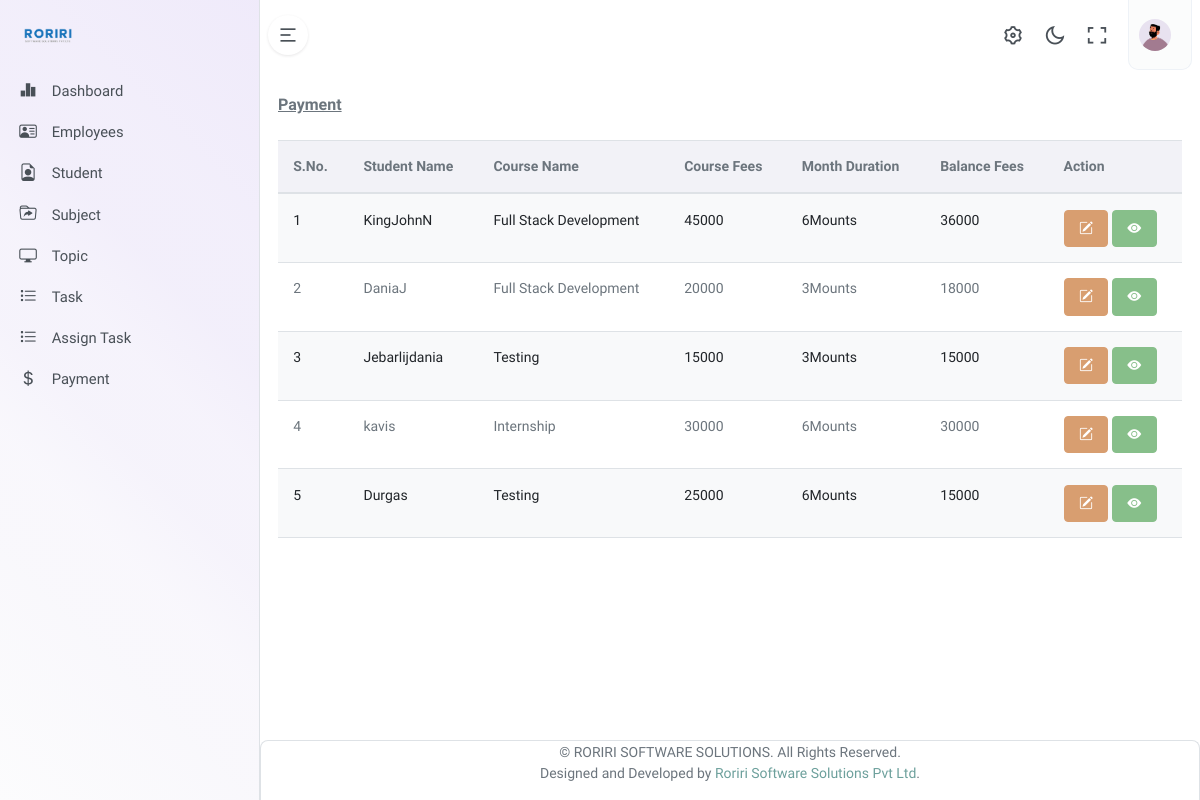
The app's page /payment.php with its own data.
### tables this page shows
CREATE TABLE `payment_tbl` (
  `pay_id` int(11) NOT NULL,
  `stu_id` int(11) NOT NULL,
  `charge` int(11) NOT NULL,
  `amount_received` int(11) NOT NULL,
  `payment_date` date NOT NULL,
  `pay_status` enum('Paid','Unpaid','Partially Paid') NOT NULL DEFAULT 'Unpaid',
  `payment_created_date` datetime NOT NULL DEFAULT current_timestamp(),
  `payment_updated_date` timestamp NOT NULL DEFAULT current_timestamp() ON UPDATE current_timestamp(),
  `payment_status` enum('Active','Inactive') NOT NULL DEFAULT 'Active'
);

CREATE TABLE `student_tbl` (
  `stu_id` int(11) NOT NULL,
  `user_id` int(11) DEFAULT NULL,
  `entity_id` int(11) NOT NULL,
  `course_id` int(11) NOT NULL,
  `course_month` int(11) NOT NULL,
  `first_name` varchar(50) NOT NULL,
  `last_name` varchar(50) NOT NULL,
  `stu_gender` enum('Male','Female','Other') NOT NULL,
  `stu_aadhar` varchar(50) NOT NULL,
  `stu_marksheet` varchar(50) NOT NULL,
  `stu_qrcode` varchar(50) NOT NULL,
  `stu_blood_group` varchar(10) NOT NULL,
  `stu_cast` varchar(20) NOT NULL,
  `stu_religion` varchar(20) NOT NULL,
  `stu_mother_tongue` varchar(50) NOT NULL,
  `stu_native` varchar(50) NOT NULL,
  `stu_image` varchar(50) NOT NULL,
  `registration_date` date NOT NULL,
  `stu_status` enum('Active','Inactive') NOT NULL DEFAULT 'Active',
  `stu_created_date` datetime NOT NULL DEFAULT current_timestamp(),
  `stu_updated_date` timestamp NOT NULL DEFAULT current_timestamp() ON UPDATE current_timestamp(),
  `client_id` int(11) NOT NULL
);

CREATE TABLE `course_tbl` (
  `course_id` int(11) NOT NULL,
  `entity_id` int(11) NOT NULL,
  `course_name` varchar(50) NOT NULL,
  `course_fees_3` int(11) NOT NULL,
  `course_fees_6` int(11) NOT NULL,
  `course_fees_12` int(11) NOT NULL,
  `course_status` enum('Active','Inactive') NOT NULL DEFAULT 'Active',
  `course_created_date` datetime NOT NULL
);

### payment.php (the view, shortened to what this page needs)
<?php
    include("db/dbConnection.php");
    $selQuery = "SELECT a.*,b.*,c.* FROM payment_tbl as a
    LEFT JOIN
    student_tbl AS b
     ON a.stu_id =b.stu_id
     LEFT JOIN course_tbl AS c
      ON b.course_id = c.course_id
      WHERE b.entity_id =3
      AND a.payment_status ='Active';";
    $resQuery = mysqli_query($conn , $selQuery);
?>
<!DOCTYPE html>
<html lang="en">
<?php include ("head.php")  ?>
<body>
    <div class="wrapper">
        <?php include("top.php") ?>
        <div class="leftside-menu">
        <?php include("left.php"); ?>
        </div>
        <div class="content-page">
            <div class="content">
                <div class="container-fluid" id="paymentContent">
                    <div class="row">
                        <div class="col-12">
                            <div class="bg-flower-2">
                                <img src="assets/images/flowers/img-1.png">
                            </div>
                            <div class="page-title-box">
                                <h4 class="page-title">Payment</h4>
                            </div>
                        </div>
                    </div>
             <table id="scroll-horizontal-datatable" class="table table-striped w-100 nowrap">
                    <thead>
                        <tr class="bg-light">
                                    <th scope="col-1">S.No.</th>
                                    <th scope="col">Student Name</th>
                                    <th scope="col">Course Name</th>
                                    <th scope="col">Course Fees </th>
                                    <th scope="col">Month Duration</th>
                                    <th scope="col">Balance Fees</th>
                                    <th scope="col">Action</th>
                      </tr>
                    </thead>
                    <tbody>
                        <?php $i=1; while($row = mysqli_fetch_array($resQuery , MYSQLI_ASSOC)) {
                        $id              = $row['pay_id'];
                        $first_name           = $row['first_name'];
                        $last_name         = $row['last_name'];
                        $name         = $first_name . $last_name;
                        $course_name      = $row['course_name'];
                        $course_month     = $row['course_month'];
                        $amount_received       =$row['amount_received'];
                        if($course_month ==3){
                            $course_fees = $row['course_fees_3'];
                        }elseif($course_month ==6){
                            $course_fees = $row['course_fees_6'];
                        }else{
                            $course_fees = $row['course_fees_12'];
                        }
                        $balance = $course_fees - $amount_received ;
                        ?>
                     <tr>
                        <td><?php echo $i; $i++; ?></td>
                        <td><?php echo $name; ?></td>
                        <td><?php echo $course_name; ?></td>
                        <td><?php echo $course_fees; ?></td>
                        <td><?php echo $course_month; ?>Mounts</td>
                        <td><?php echo $balance; ?></td>
                        <td>
                            <button type="button" class="btn btn-circle btn-warning text-white modalBtn" onclick="goEditEmp(<?php echo $id; ?>);" data-bs-toggle="modal" data-bs-target="#editPayment"><i class='bi bi-pencil-square'></i></button>
                            <button class="btn btn-circle btn-success text-white modalBtn" onclick="goViewPayment(<?php echo $id; ?>);"><i class="bi bi-eye-fill"></i></button>
                        </td>
                      </tr>
                      <?php } ?>
                    </tbody>
                  </table>
                </div>
            <?php include("footer.php") ?>
        </div>
    </div>
</body>
</html>

### records on screen
payment_tbl: stu.last_name "KingJohnN", course_tbl.course_name "Full Stack Development", course_tbl.course_fees_6 "45000", stu.course_month "6", amount_received.course_fees_6 "36000"
payment_tbl: stu.last_name "DaniaJ", course_tbl.course_name "Full Stack Development", course_tbl.course_fees_3 "20000", stu.course_month "3", amount_received.course_fees_3 "18000"
payment_tbl: stu.last_name "Jebarlijdania", course_tbl.course_name "Testing", course_tbl.course_fees_3 "15000", stu.course_month "3"
payment_tbl: stu.last_name "kavis", course_tbl.course_name "Internship", course_tbl.course_fees_6 "30000", stu.course_month "6"
payment_tbl: stu.last_name "Durgas", course_tbl.course_name "Testing", course_tbl.course_fees_6 "25000", stu.course_month "6", amount_received.course_fees_6 "15000"
